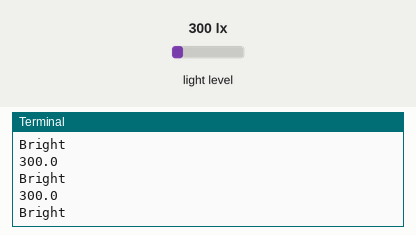
Simulated run of this program. Board: Raspberry Pi (BCM pin numbers). Shown: the last lines printed to the terminal. The test bench sets the inputs (shaded band); at power-on: light level 300 lx.

Above: at 4.2 s.
4.3 s: light level set to 500 lx
At 5.9 s:
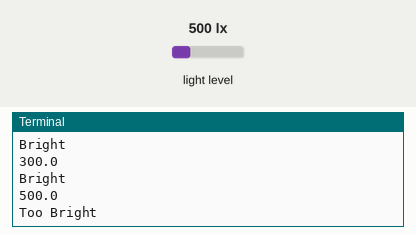
7.3 s: light level set to 467 lx
At 8.9 s:
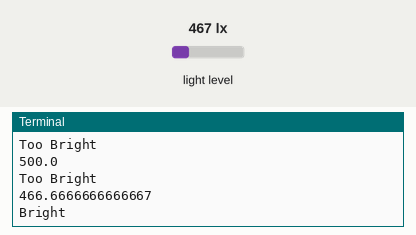
Timing chart, 0 to 10.4 s (numbered marks = the images above; inputs shaded):
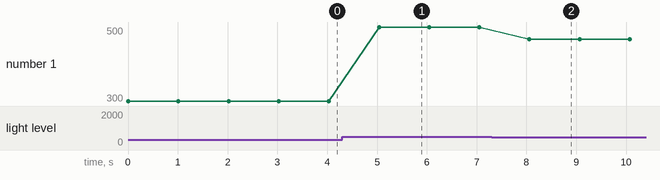

Measured:
- the behaviour switches between 500 and 499 lx on light level (found by bisection; images 1 and 2)
- after the input at 4.3 s, the terminal: prints a new line after 0.74 s (image 1)
- after the input at 7.3 s, the terminal: prints a new line after 0.76 s (image 2)
- plotted number 1: 300 → 500 after the input at 4.3 s, 500 → 466.67 after the input at 7.3 s

The program:

intensity.py
```python
import smbus
import time

BH1750_sensor = 0x23
turnoff = 0x00
turnon = 0x01
Reset = 0x07
recieved_address = 0x23

bus = smbus.SMBus(1)

def Light():
    address = bus.read_i2c_block_data(BH1750_sensor, recieved_address)
    value = Light_intensity(address)
    return value

def Light_intensity(address):
    result=((address[1] + (256 * address[0])) /1.2)
    return result

def message():
    while True:
        intensity = Light()
        print(Light())
        if(intensity >= 500):
            print("Too Bright")
        elif(intensity > 200 and intensity < 500):
            print("Bright")
        elif(intensity > 50 and intensity < 200):
            print("Medium")
        elif(intensity > 20 and intensity < 50):
            print("Dark")
        elif(intensity<20):
            print("Too Dark")
        time.sleep(1)

message()
```
